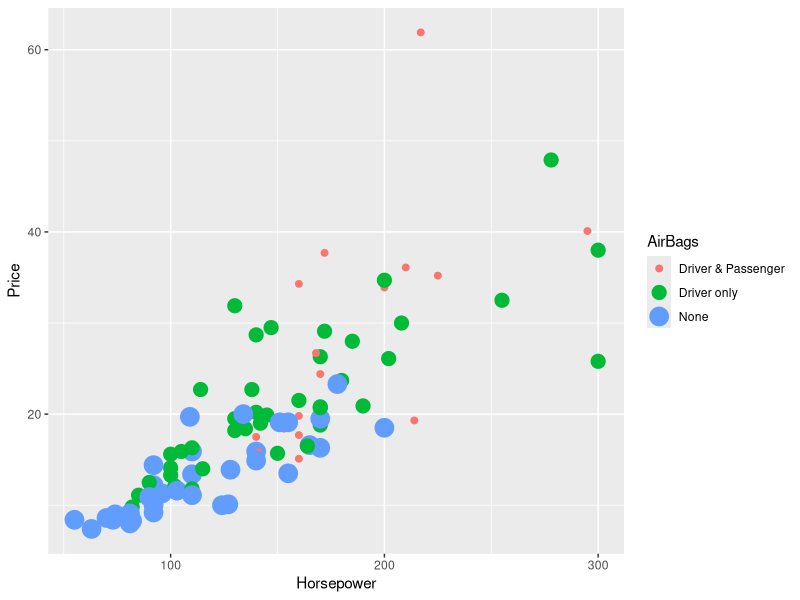
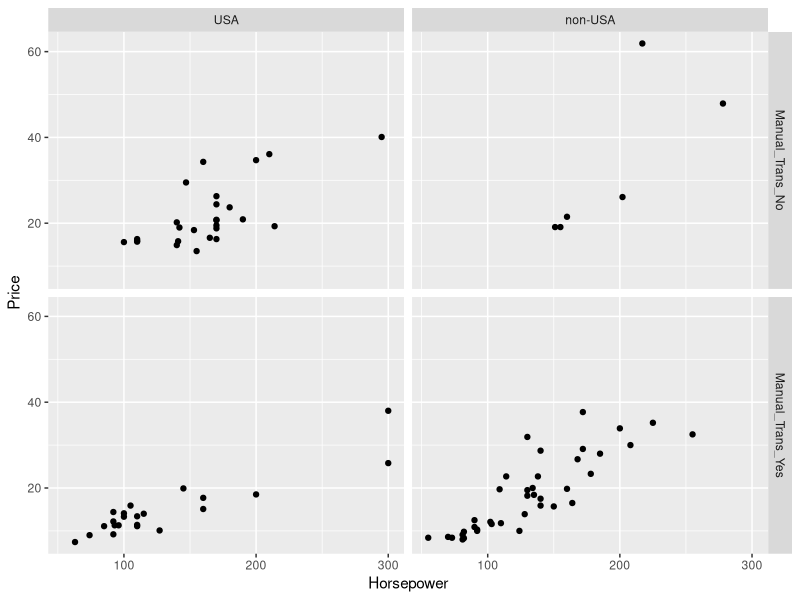
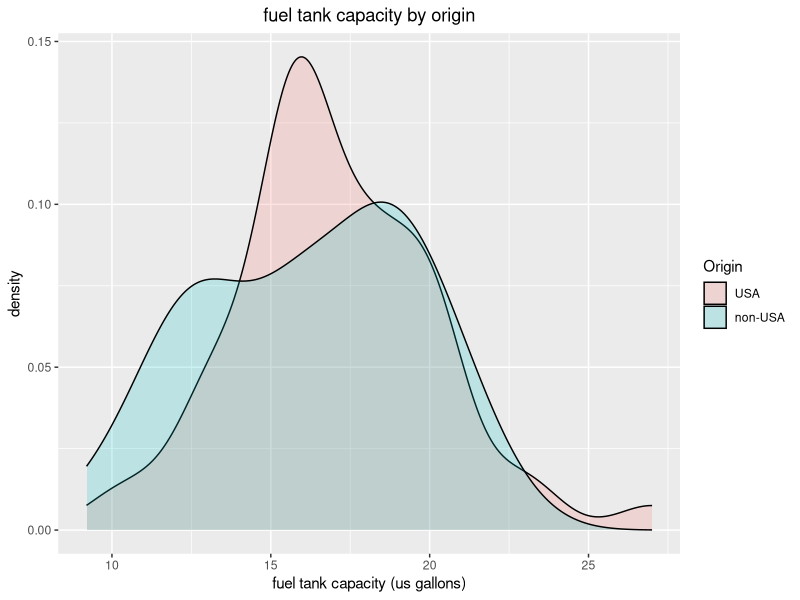
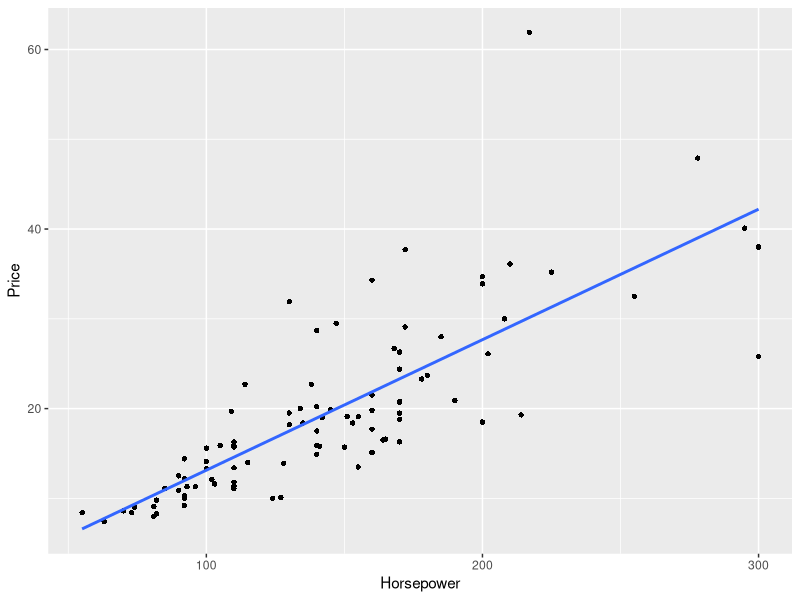
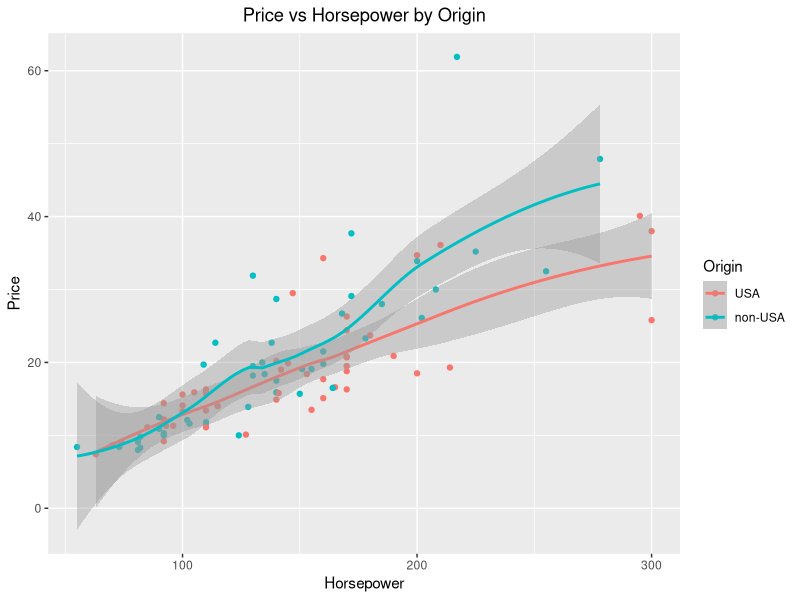
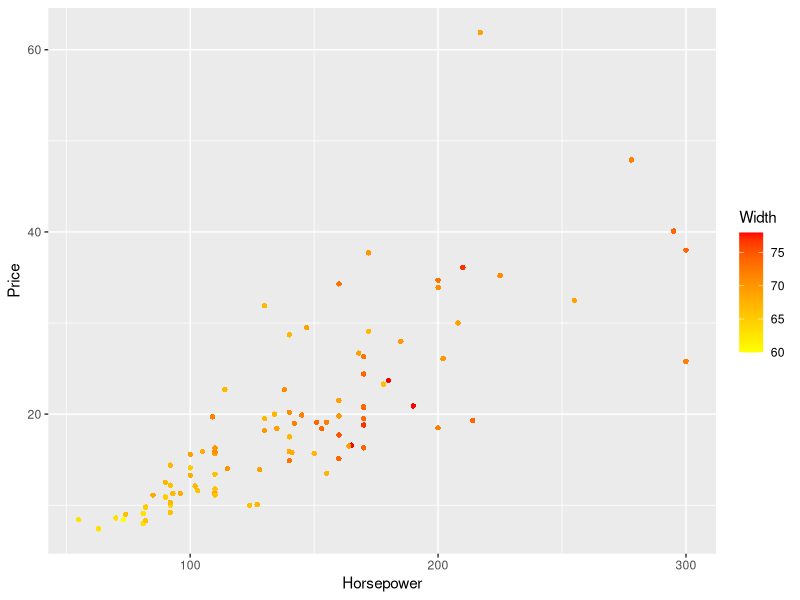
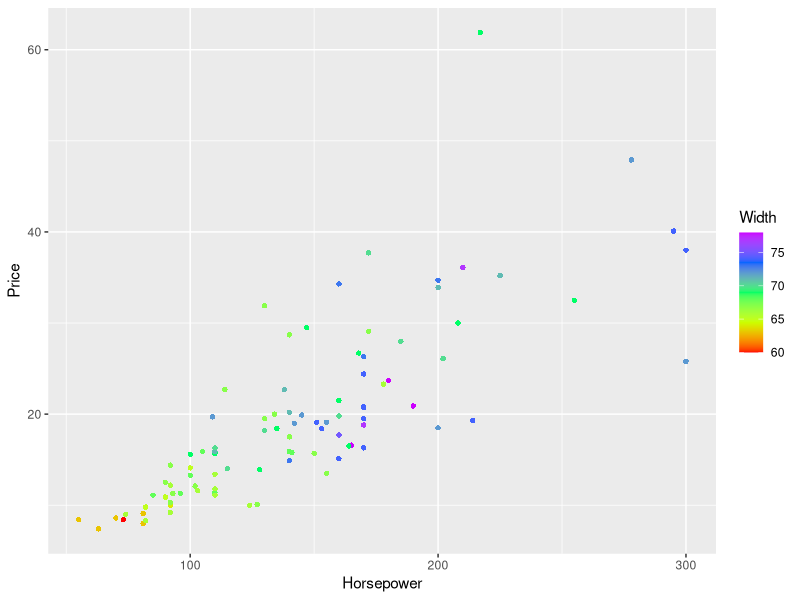
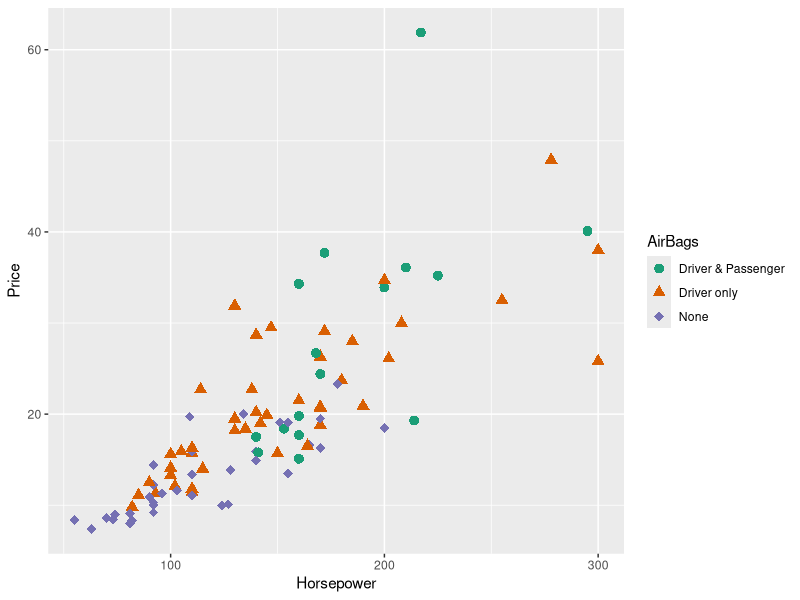

Here is the R script that generated these plots, in order:
##ggplot 그래프 그리기 
install.packages("ggplot2")
library(MASS)
library(ggplot2)
#qplot 산점도
head(Cars93)
qplot(Horsepower, Price, data=Cars93, color=AirBags, size=AirBags)

#subgroup 산점도
# Man.trans.avail=='No' 인경우 no ,yes로 표시하고 그걸 manual에 넣어라
Cars93$manual <- with(Cars93, ifelse(Man.trans.avail=='No', 'Manual_Trans_No', 'Manual_Trans_Yes'))

#'Horsepower'와 'Price' 변수를 사용하여 산점도를 그리고, 'Origin'에 따라 다른 패널에 그래프를 표시
#또한 Origin에 따라 서로 다른 패널에 그래프를 나누어 표시
#Horsepower, Price: x축과 y축에 사용될 변수
#manual~Origin: 이것은 패널을 그리는 방법을 지정 ~ 기호는 '패널을 구분할 열'을 나타냄
# manual: 이 부분은 그래프의 열 Origin: 이 부분은 그래프의 행
#facets(열1~열2) 그래프를 여러 개의 패널로 나누어서 표시할 때 사용
#열1은 열의 값에 따라 그래프를 수직으로 나누는 열
#열2는 열의 값에 따라 그래프를 수평으로 나누는 열
with(Cars93, qplot(Horsepower, Price, data=Cars93, facets=manual~ Origin))

#qplot을 이용한 확률밀도 함수 
#geom="density" : 막대형태를 부드럽게 연결해라 
#fill=Origin: 원산지(Origin)에 따라 색상을 구분
#alpha=I(.2): 투명도
#theme(plot.title = element_text(hjust=0.5)): 그래프의 제목을 가운데 정렬
qplot(Fuel.tank.capacity, data=Cars93, geom="density", fill=Origin, alpha=I(.2),
      main="fuel tank capacity by origin", 
      xlab="fuel tank capacity (us gallons)", ylab="density")+
      theme(plot.title = element_text(hjust=0.5))

#회귀선 추가 산점도 -1
#회귀계수를 계산할 필요없이 회귀선 추가
# +를 연결해주면 부과적인 표현 방법 적용
# geom_smooth : 회귀선을 추가 geom_point: 산점도
#se=FALSE 신뢰대 표현 안하고 싶으면 이옵션 넣기 
ggplot(Cars93, aes(x=Horsepower, y=Price))+geom_point(shape=16)+geom_smooth(method=lm, se=FALSE)

#geom = c("point", "smooth"): 점과 선형 회귀선(부드러운 추세선)
# 앞선 직선으로 표현 한것으로 스무드하게 곡선을 만듬 
#hjust=그래프의 제목을 0.50은 왼쪽 정렬, 1은 오른쪽 정렬, 0.5는 가운데 정렬

qplot(Horsepower, Price, data=Cars93, geom=c("point", "smooth"), color=Origin, main="Price vs Horsepower by Origin",
      xlab="Horsepower", ylab="Price") + theme(plot.title = element_text(hjust=0.5))

#qplot을 한번에 작성 qqplot은 +으로 옵션표현 추가

#연속형 변수가 추가된 산점도 
#연속형 변수 width를 색깔로 표현
#scale_color_gradient(low = "yellow", high = "red"): 점의 색상을 그래디언트로 지정
ggplot(Cars93, aes(x=Horsepower, y=Price, color=Width))+
  geom_point(shape=16)+scale_color_gradient(low="yellow", high="red")

#사용자 색지정 연속형 변수 산점도 
# 무지개 색으로 표현
ggplot(Cars93, aes(x=Horsepower, y=Price, color=Width))+geom_point(shape=16)+
  scale_color_gradientn(colours = rainbow(5))


#명목형 변수가 추가 되는 경의 산점도
#색지정을 위해 RColorBrewer라는 패키지의 Dark2라는 palette 사용
library(RColorBrewer)

#aes(x = Horsepower, y = Price, shape = AirBags, color = AirBags): x축에 'Horsepower', y축에 'Price'를 매핑하고, 
#점의 모양과 색상을 'AirBags' 열의 값에 따라 지정
#cale_shape_manual(values = c(16, 17, 18)): 점의 모양을 수동으로 지정합니다. 
#여기서는 16, 17, 18번 모양을 각각 'AirBags' 열의 값에 따라 사용
#색상 팔레트를 설정 : Dark2' 팔레트
ggplot(Cars93, aes(x=Horsepower, y=Price, shape=AirBags, color=AirBags)) +
  geom_point(size=3)+scale_shape_manual(values=c(16,17,18)) +
  scale_color_brewer(palette="Dark2")

#명목형 변수가 추가되는 경우의 산점도 -2
#회귀선을 그리기 위해 옵션 geom_Smooth(method=lm, se=FALSE)
#산점도에 회귀선 추가
ggplot(Cars93, aes(x=Horsepower, y=Price, shape=AirBags, color=AirBags)) +
  geom_point(size=3)+scale_shape_manual(values=c(16,17,18)) +
  scale_color_brewer(palette="Dark2") + geom_smooth(method=lm, se=FALSE)





